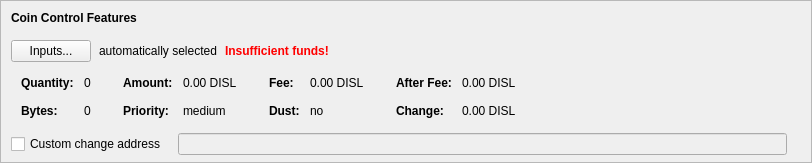
    <widget class="QFrame" name="frameCoinControl">
     <property name="sizePolicy">
      <sizepolicy hsizetype="Expanding" vsizetype="Expanding">
       <horstretch>0</horstretch>
       <verstretch>0</verstretch>
      </sizepolicy>
     </property>
     <property name="maximumSize">
      <size>
       <width>16777215</width>
       <height>16777215</height>
      </size>
     </property>
     <property name="frameShape">
      <enum>QFrame::StyledPanel</enum>
     </property>
     <property name="frameShadow">
      <enum>QFrame::Sunken</enum>
     </property>
     <layout class="QVBoxLayout" name="verticalLayoutCoinControl2">
      <property name="spacing">
       <number>0</number>
      </property>
      <property name="leftMargin">
       <number>0</number>
      </property>
      <property name="topMargin">
       <number>0</number>
      </property>
      <property name="rightMargin">
       <number>0</number>
      </property>
      <property name="bottomMargin">
       <number>6</number>
      </property>
      <item>
       <layout class="QVBoxLayout" name="verticalLayoutCoinControl" stretch="0,0,0,0,1">
        <property name="spacing">
         <number>0</number>
        </property>
        <property name="leftMargin">
         <number>10</number>
        </property>
        <property name="topMargin">
         <number>10</number>
        </property>
        <item>
         <layout class="QHBoxLayout" name="horizontalLayoutCoinControl1">
          <property name="bottomMargin">
           <number>15</number>
          </property>
          <item>
           <widget class="QLabel" name="labelCoinControlFeatures">
            <property name="sizePolicy">
             <sizepolicy hsizetype="Preferred" vsizetype="Maximum">
              <horstretch>0</horstretch>
              <verstretch>0</verstretch>
             </sizepolicy>
            </property>
            <property name="font">
             <font>
              <weight>75</weight>
              <bold>true</bold>
             </font>
            </property>
            <property name="styleSheet">
             <string notr="true">font-weight:bold;</string>
            </property>
            <property name="text">
             <string>Coin Control Features</string>
            </property>
           </widget>
          </item>
         </layout>
        </item>
        <item>
         <layout class="QHBoxLayout" name="horizontalLayoutCoinControl2" stretch="0,0,0,0">
          <property name="spacing">
           <number>8</number>
          </property>
          <property name="bottomMargin">
           <number>10</number>
          </property>
          <item>
           <widget class="QPushButton" name="pushButtonCoinControl">
            <property name="styleSheet">
             <string notr="true"/>
            </property>
            <property name="text">
             <string>Inputs...</string>
            </property>
            <property name="autoDefault">
             <bool>false</bool>
            </property>
           </widget>
          </item>
          <item>
           <widget class="QLabel" name="labelCoinControlAutomaticallySelected">
            <property name="text">
             <string>automatically selected</string>
            </property>
            <property name="margin">
             <number>5</number>
            </property>
           </widget>
          </item>
          <item>
           <widget class="QLabel" name="labelCoinControlInsuffFunds">
            <property name="font">
             <font>
              <weight>75</weight>
              <bold>true</bold>
             </font>
            </property>
            <property name="styleSheet">
             <string notr="true">color:red;font-weight:bold;</string>
            </property>
            <property name="text">
             <string>Insufficient funds!</string>
            </property>
            <property name="margin">
             <number>5</number>
            </property>
           </widget>
          </item>
          <item>
           <spacer name="horizontalSpacerCoinControl">
            <property name="orientation">
             <enum>Qt::Horizontal</enum>
            </property>
            <property name="sizeHint" stdset="0">
             <size>
              <width>40</width>
              <height>1</height>
             </size>
            </property>
           </spacer>
          </item>
         </layout>
        </item>
        <item>
         <widget class="QWidget" name="widgetCoinControl" native="true">
          <property name="sizePolicy">
           <sizepolicy hsizetype="Preferred" vsizetype="Preferred">
            <horstretch>0</horstretch>
            <verstretch>0</verstretch>
           </sizepolicy>
          </property>
          <property name="minimumSize">
           <size>
            <width>0</width>
            <height>0</height>
           </size>
          </property>
          <property name="styleSheet">
           <string notr="true"/>
          </property>
          <layout class="QHBoxLayout" name="horizontalLayoutCoinControl5">
           <property name="leftMargin">
            <number>0</number>
           </property>
           <property name="topMargin">
            <number>0</number>
           </property>
           <property name="rightMargin">
            <number>0</number>
           </property>
           <property name="bottomMargin">
            <number>0</number>
           </property>
           <item>
            <layout class="QHBoxLayout" name="horizontalLayoutCoinControl3" stretch="0,0,0,1">
             <property name="spacing">
              <number>20</number>
             </property>
             <property name="topMargin">
              <number>0</number>
             </property>
             <property name="bottomMargin">
              <number>10</number>
             </property>
             <item>
              <layout class="QFormLayout" name="formLayoutCoinControl1">
               <property name="horizontalSpacing">
                <number>10</number>
               </property>
               <property name="verticalSpacing">
                <number>14</number>
               </property>
               <property name="leftMargin">
                <number>10</number>
               </property>
               <property name="topMargin">
                <number>4</number>
               </property>
               <property name="rightMargin">
                <number>6</number>
               </property>
               <item row="0" column="0">
                <widget class="QLabel" name="labelCoinControlQuantityText">
                 <property name="font">
                  <font>
                   <weight>75</weight>
                   <bold>true</bold>
                  </font>
                 </property>
                 <property name="text">
                  <string>Quantity:</string>
                 </property>
                 <property name="margin">
                  <number>0</number>
                 </property>
                </widget>
               </item>
               <item row="0" column="1">
                <widget class="QLabel" name="labelCoinControlQuantity">
                 <property name="cursor">
                  <cursorShape>IBeamCursor</cursorShape>
                 </property>
                 <property name="contextMenuPolicy">
                  <enum>Qt::ActionsContextMenu</enum>
                 </property>
                 <property name="text">
                  <string notr="true">0</string>
                 </property>
                 <property name="margin">
                  <number>0</number>
                 </property>
                 <property name="textInteractionFlags">
                  <set>Qt::LinksAccessibleByMouse|Qt::TextSelectableByKeyboard|Qt::TextSelectableByMouse</set>
                 </property>
                </widget>
               </item>
               <item row="1" column="0">
                <widget class="QLabel" name="labelCoinControlBytesText">
                 <property name="font">
                  <font>
                   <weight>75</weight>
                   <bold>true</bold>
                  </font>
                 </property>
                 <property name="text">
                  <string>Bytes:</string>
                 </property>
                </widget>
               </item>
               <item row="1" column="1">
                <widget class="QLabel" name="labelCoinControlBytes">
                 <property name="cursor">
                  <cursorShape>IBeamCursor</cursorShape>
                 </property>
                 <property name="contextMenuPolicy">
                  <enum>Qt::ActionsContextMenu</enum>
                 </property>
                 <property name="text">
                  <string notr="true">0</string>
                 </property>
                 <property name="textInteractionFlags">
                  <set>Qt::LinksAccessibleByMouse|Qt::TextSelectableByKeyboard|Qt::TextSelectableByMouse</set>
                 </property>
                </widget>
               </item>
              </layout>
             </item>
             <item>
              <layout class="QFormLayout" name="formLayoutCoinControl2">
               <property name="horizontalSpacing">
                <number>10</number>
               </property>
               <property name="verticalSpacing">
                <number>14</number>
               </property>
               <property name="leftMargin">
                <number>6</number>
               </property>
               <property name="topMargin">
                <number>4</number>
               </property>
               <property name="rightMargin">
                <number>6</number>
               </property>
               <item row="0" column="0">
                <widget class="QLabel" name="labelCoinControlAmountText">
                 <property name="font">
                  <font>
                   <weight>75</weight>
                   <bold>true</bold>
                  </font>
                 </property>
                 <property name="text">
                  <string>Amount:</string>
                 </property>
                 <property name="margin">
                  <number>0</number>
                 </property>
                </widget>
               </item>
               <item row="0" column="1">
                <widget class="QLabel" name="labelCoinControlAmount">
                 <property name="cursor">
                  <cursorShape>IBeamCursor</cursorShape>
                 </property>
                 <property name="contextMenuPolicy">
                  <enum>Qt::ActionsContextMenu</enum>
                 </property>
                 <property name="text">
                  <string notr="true">0.00 DISL</string>
                 </property>
                 <property name="textInteractionFlags">
                  <set>Qt::LinksAccessibleByMouse|Qt::TextSelectableByKeyboard|Qt::TextSelectableByMouse</set>
                 </property>
                </widget>
               </item>
               <item row="1" column="0">
                <widget class="QLabel" name="labelCoinControlPriorityText">
                 <property name="font">
                  <font>
                   <weight>75</weight>
                   <bold>true</bold>
                  </font>
                 </property>
                 <property name="text">
                  <string>Priority:</string>
                 </property>
                </widget>
               </item>
               <item row="1" column="1">
                <widget class="QLabel" name="labelCoinControlPriority">
                 <property name="cursor">
                  <cursorShape>IBeamCursor</cursorShape>
                 </property>
                 <property name="contextMenuPolicy">
                  <enum>Qt::ActionsContextMenu</enum>
                 </property>
                 <property name="text">
                  <string>medium</string>
                 </property>
                 <property name="textInteractionFlags">
                  <set>Qt::LinksAccessibleByMouse|Qt::TextSelectableByKeyboard|Qt::TextSelectableByMouse</set>
                 </property>
                </widget>
               </item>
              </layout>
             </item>
             <item>
              <layout class="QFormLayout" name="formLayoutCoinControl3">
               <property name="horizontalSpacing">
                <number>10</number>
               </property>
               <property name="verticalSpacing">
                <number>14</number>
               </property>
               <property name="leftMargin">
                <number>6</number>
               </property>
               <property name="topMargin">
                <number>4</number>
               </property>
               <property name="rightMargin">
                <number>6</number>
               </property>
               <item row="0" column="0">
                <widget class="QLabel" name="labelCoinControlFeeText">
                 <property name="font">
                  <font>
                   <weight>75</weight>
                   <bold>true</bold>
                  </font>
                 </property>
                 <property name="text">
                  <string>Fee:</string>
                 </property>
                 <property name="margin">
                  <number>0</number>
                 </property>
                </widget>
               </item>
               <item row="0" column="1">
                <widget class="QLabel" name="labelCoinControlFee">
                 <property name="cursor">
                  <cursorShape>IBeamCursor</cursorShape>
                 </property>
                 <property name="contextMenuPolicy">
                  <enum>Qt::ActionsContextMenu</enum>
                 </property>
                 <property name="text">
                  <string notr="true">0.00 DISL</string>
                 </property>
                 <property name="textInteractionFlags">
                  <set>Qt::LinksAccessibleByMouse|Qt::TextSelectableByKeyboard|Qt::TextSelectableByMouse</set>
                 </property>
                </widget>
               </item>
               <item row="1" column="0">
                <widget class="QLabel" name="labelCoinControlLowOutputText">
                 <property name="font">
                  <font>
                   <weight>75</weight>
                   <bold>true</bold>
                  </font>
                 </property>
                 <property name="text">
                  <string>Dust:</string>
                 </property>
                </widget>
               </item>
               <item row="1" column="1">
                <widget class="QLabel" name="labelCoinControlLowOutput">
                 <property name="cursor">
                  <cursorShape>IBeamCursor</cursorShape>
                 </property>
                 <property name="contextMenuPolicy">
                  <enum>Qt::ActionsContextMenu</enum>
                 </property>
                 <property name="text">
                  <string>no</string>
                 </property>
                 <property name="textInteractionFlags">
                  <set>Qt::LinksAccessibleByMouse|Qt::TextSelectableByKeyboard|Qt::TextSelectableByMouse</set>
                 </property>
                </widget>
               </item>
              </layout>
             </item>
             <item>
              <layout class="QFormLayout" name="formLayoutCoinControl4">
               <property name="horizontalSpacing">
                <number>10</number>
               </property>
               <property name="verticalSpacing">
                <number>14</number>
               </property>
               <property name="leftMargin">
                <number>6</number>
               </property>
               <property name="topMargin">
                <number>4</number>
               </property>
               <property name="rightMargin">
                <number>6</number>
               </property>
               <item row="0" column="0">
                <widget class="QLabel" name="labelCoinControlAfterFeeText">
                 <property name="font">
                  <font>
                   <weight>75</weight>
                   <bold>true</bold>
                  </font>
                 </property>
                 <property name="text">
                  <string>After Fee:</string>
                 </property>
                 <property name="margin">
                  <number>0</number>
                 </property>
                </widget>
               </item>
               <item row="0" column="1">
                <widget class="QLabel" name="labelCoinControlAfterFee">
                 <property name="cursor">
                  <cursorShape>IBeamCursor</cursorShape>
                 </property>
                 <property name="contextMenuPolicy">
                  <enum>Qt::ActionsContextMenu</enum>
                 </property>
                 <property name="text">
                  <string notr="true">0.00 DISL</string>
                 </property>
                 <property name="textInteractionFlags">
                  <set>Qt::LinksAccessibleByMouse|Qt::TextSelectableByKeyboard|Qt::TextSelectableByMouse</set>
                 </property>
                </widget>
               </item>
               <item row="1" column="0">
                <widget class="QLabel" name="labelCoinControlChangeText">
                 <property name="font">
                  <font>
                   <weight>75</weight>
                   <bold>true</bold>
                  </font>
                 </property>
                 <property name="text">
                  <string>Change:</string>
                 </property>
                </widget>
               </item>
               <item row="1" column="1">
                <widget class="QLabel" name="labelCoinControlChange">
                 <property name="cursor">
                  <cursorShape>IBeamCursor</cursorShape>
                 </property>
                 <property name="contextMenuPolicy">
                  <enum>Qt::ActionsContextMenu</enum>
                 </property>
                 <property name="text">
                  <string notr="true">0.00 DISL</string>
                 </property>
                 <property name="textInteractionFlags">
                  <set>Qt::LinksAccessibleByMouse|Qt::TextSelectableByKeyboard|Qt::TextSelectableByMouse</set>
                 </property>
                </widget>
               </item>
              </layout>
             </item>
            </layout>
           </item>
          </layout>
         </widget>
        </item>
        <item>
         <layout class="QHBoxLayout" name="horizontalLayoutCoinControl4" stretch="0,0,0">
          <property name="spacing">
           <number>12</number>
          </property>
          <property name="sizeConstraint">
           <enum>QLayout::SetDefaultConstraint</enum>
          </property>
          <property name="topMargin">
           <number>5</number>
          </property>
          <property name="rightMargin">
           <number>5</number>
          </property>
          <item>
           <widget class="QCheckBox" name="checkBoxCoinControlChange">
            <property name="toolTip">
             <string>If this is activated, but the change address is empty or invalid, change will be sent to a newly generated address.</string>
            </property>
            <property name="text">
             <string>Custom change address</string>
            </property>
           </widget>
          </item>
          <item>
           <widget class="QValidatedLineEdit" name="lineEditCoinControlChange">
            <property name="enabled">
             <bool>false</bool>
            </property>
            <property name="sizePolicy">
             <sizepolicy hsizetype="Expanding" vsizetype="Fixed">
              <horstretch>0</horstretch>
              <verstretch>0</verstretch>
             </sizepolicy>
            </property>
           </widget>
          </item>
          <item>
           <widget class="QLabel" name="labelCoinControlChangeLabel">
            <property name="sizePolicy">
             <sizepolicy hsizetype="Preferred" vsizetype="Expanding">
              <horstretch>0</horstretch>
              <verstretch>0</verstretch>
             </sizepolicy>
            </property>
            <property name="minimumSize">
             <size>
              <width>0</width>
              <height>0</height>
             </size>
            </property>
            <property name="text">
             <string/>
            </property>
            <property name="margin">
             <number>3</number>
            </property>
           </widget>
          </item>
         </layout>
        </item>
        <item>
         <spacer name="verticalSpacerCoinControl">
          <property name="orientation">
           <enum>Qt::Vertical</enum>
          </property>
          <property name="sizeHint" stdset="0">
           <size>
            <width>800</width>
            <height>1</height>
           </size>
          </property>
         </spacer>
        </item>
       </layout>
      </item>
     </layout>
    </widget>
